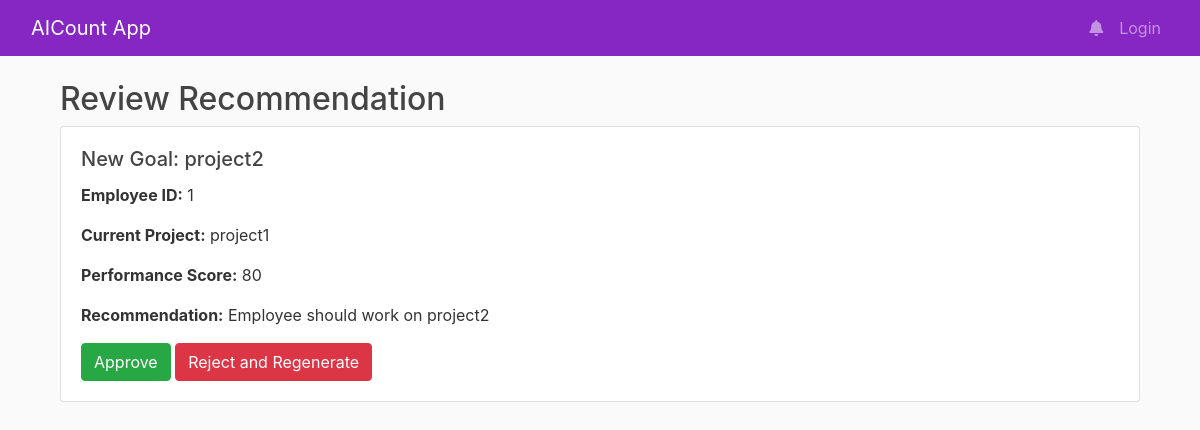
The page /view_recommendation/1 on the database as committed earlier.
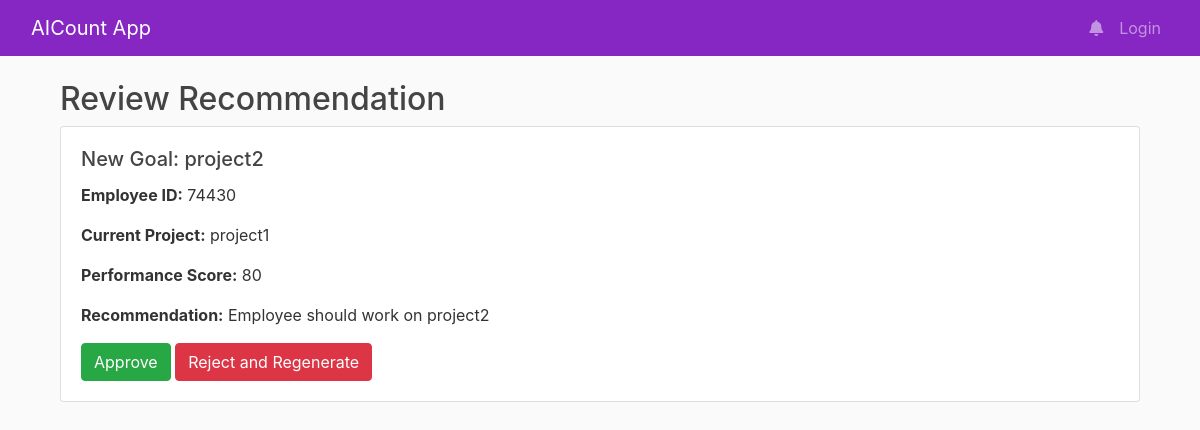
The same page on the database as committed later.
### tables this page shows
CREATE TABLE recommendations (
        id INTEGER PRIMARY KEY,
        employee_id INTEGER,
        current_project TEXT,
        current_performance_score INTEGER,
        new_goal TEXT,
        recommendation VARCHAR(255),
        timestamp TIMESTAMP,
        status TEXT
    );

### flaskblog/routes.py (the view, shortened to what this page needs)
@app.route('/view_recommendation/<int:recommendation_id>', methods=['GET', 'POST'])
def view_recommendation(recommendation_id):
    conn = get_db_connection()
    cursor = conn.cursor()
    cursor.execute("SELECT * FROM recommendations WHERE id = ?", (recommendation_id,))
    recommendation = cursor.fetchone()
    conn.close()
    return render_template('view_recommendation.html', recommendation=recommendation)

### flaskblog/routes.py (called while the page is built)
def get_db_connection():
    conn = sqlite3.connect(r'C:\Users\hussin.TRN\Desktop\ai_for_infosys_hr\AIthics\flaskblog.db')
    conn.row_factory = sqlite3.Row  # Access rows as dictionaries
    return conn

@app.teardown_appcontext
def close_connection(exception=None):
    conn = getattr(g, '_database', None)
    if conn is not None:
        conn.close()

### flaskblog/templates/view_recommendation.html (shortened to what this page needs)
{% extends "layout.html" %}
{% block content %}
<div class="container mt-4">
    <h2>Review Recommendation</h2>
    <div class="card">
        <div class="card-body">
            <h5 class="card-title">New Goal: {{ recommendation.new_goal }}</h5>
            <p class="card-text"><strong>Employee ID:</strong> {{ recommendation.employee_id }}</p>
            <p class="card-text"><strong>Current Project:</strong> {{ recommendation.current_project }}</p>
            <p class="card-text"><strong>Performance Score:</strong> {{ recommendation.current_performance_score }}</p>
            <p class="card-text"><strong>Recommendation:</strong> {{ recommendation.recommendation }}</p>
            <form action="{{ url_for('view_recommendation', recommendation_id=recommendation.id) }}" method="post">
                <button type="submit" name="action" value="approve" class="btn btn-success">Approve</button>
                <button type="submit" name="action" value="reject" class="btn btn-danger">Reject and Regenerate</button>
            </form>
        </div>
    </div>
</div>
{% endblock content %}

Rows that differ between the two databases and show on the page:
changed recommendations "project2": employee_id "1" → "74430"
